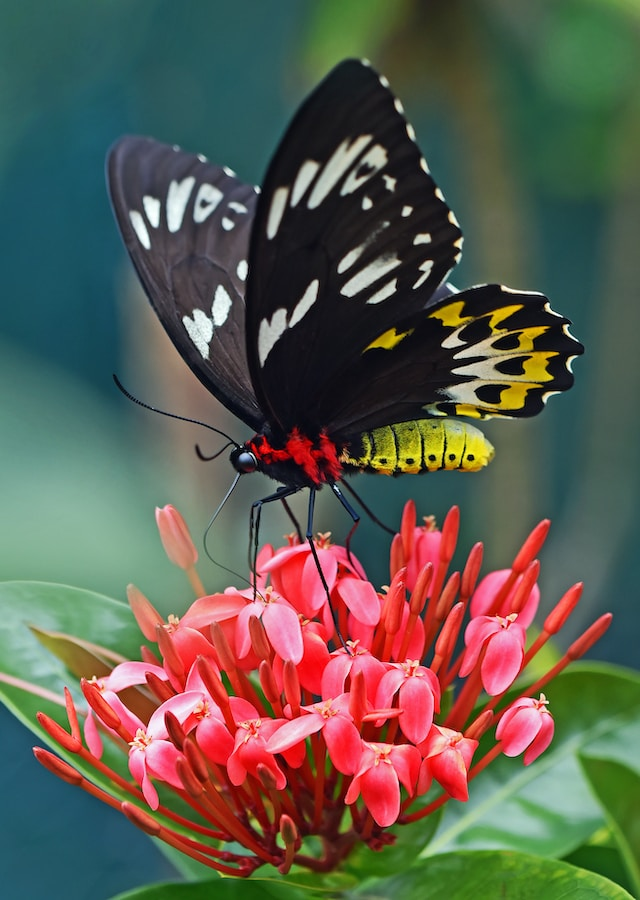
#> input picture ex9/butterfly.jpg, 640 x 900 px
$ python compression.py
#> lines starting #> are read from the running program, lines starting #| are printed output that depends on the picture
import matplotlib.pyplot as plt
from matplotlib.image import imread
import cv2
import numpy as np
from sklearn.cluster import KMeans
from sklearn.decomposition import PCA


def cluster_img_kmeans(img, i):
#> called with i = 10
    img_flattened = img.reshape([img.shape[0] * img.shape[1], 3])
    kmeans = KMeans(n_clusters=i, n_init="auto").fit(img_flattened)
    img_clustered = np.array([kmeans.cluster_centers_[i] for i in kmeans.labels_]).reshape(img.shape)

    plt.imshow(img_clustered)
    plt.title(f'k={i}')
    plt.show()


def cluster_img_pca(img, i):
#> called with i = 9
    r, g, b = cv2.split(img)
    pca_r = PCA(n_components=i).fit(r)
    pca_g = PCA(n_components=i).fit(g)
    pca_b = PCA(n_components=i).fit(b)

    transform_r = pca_r.transform(r)
    transform_g = pca_g.transform(g)
    transform_b = pca_b.transform(b)

    inverse_r = pca_r.inverse_transform(transform_r)
    inverse_g = pca_g.inverse_transform(transform_g)
    inverse_b = pca_b.inverse_transform(transform_b)

    merged = cv2.merge([inverse_r, inverse_g, inverse_b])
    plt.imshow(merged)
    plt.title(f'components={i}')
    plt.show()
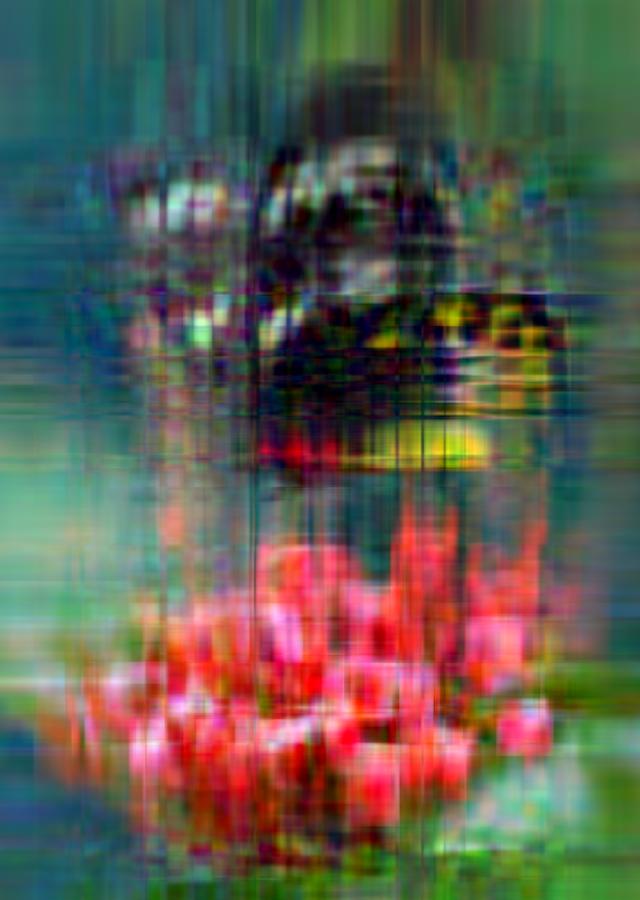
#> shown: shape (900, 640, 3) float64; mean R, G, B 0.373, 0.36, 0.312


if __name__ == '__main__':
    im1 = imread('butterfly.jpg') / 255
    plt.imshow(im1)
    plt.show()

    #for i in range(1, 30, 2):
        #10 - kmeans
        #9 - pca erkennbar
        #40 - pca perfekt
    cluster_img_kmeans(im1, 10)
    cluster_img_pca(im1, 9)
    cluster_img_pca(im1, 40)

    im2 = imread('flower.jpg') / 255
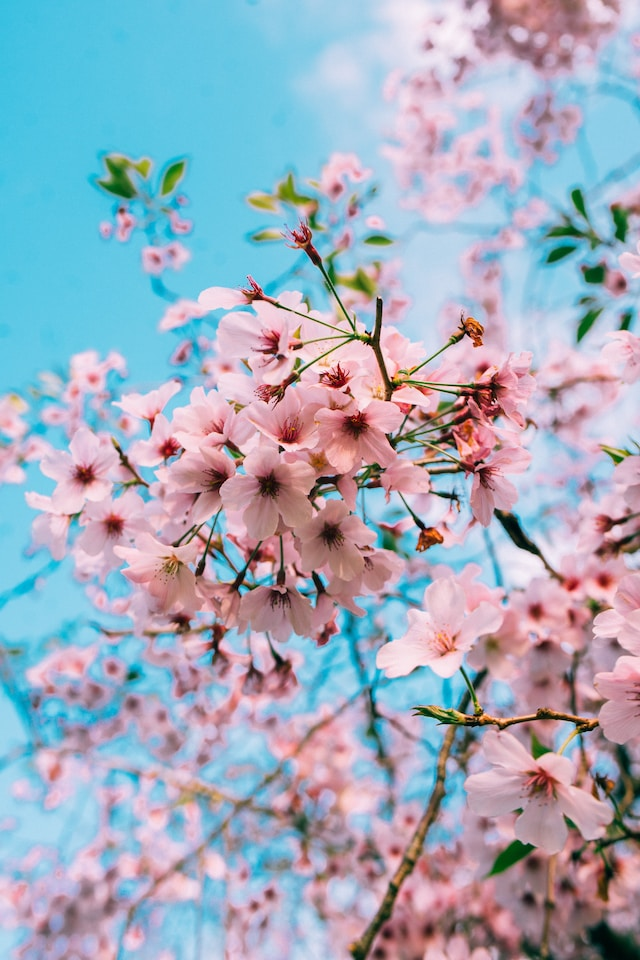
#> input picture ex9/flower.jpg, 640 x 960 px
    plt.imshow(im2)
    plt.show()

    #for i in range(1, 30, 2):
        #7 - kmeans
        #23 - pca erkennbar
        #50 - pca perfekt
    cluster_img_kmeans(im2, 7)
    cluster_img_pca(im2, 23)
#> call 3 of cluster_img_pca, with i = 23
#> in cluster_img_pca (call 3), `r, g, b = cv2.split(img)`:
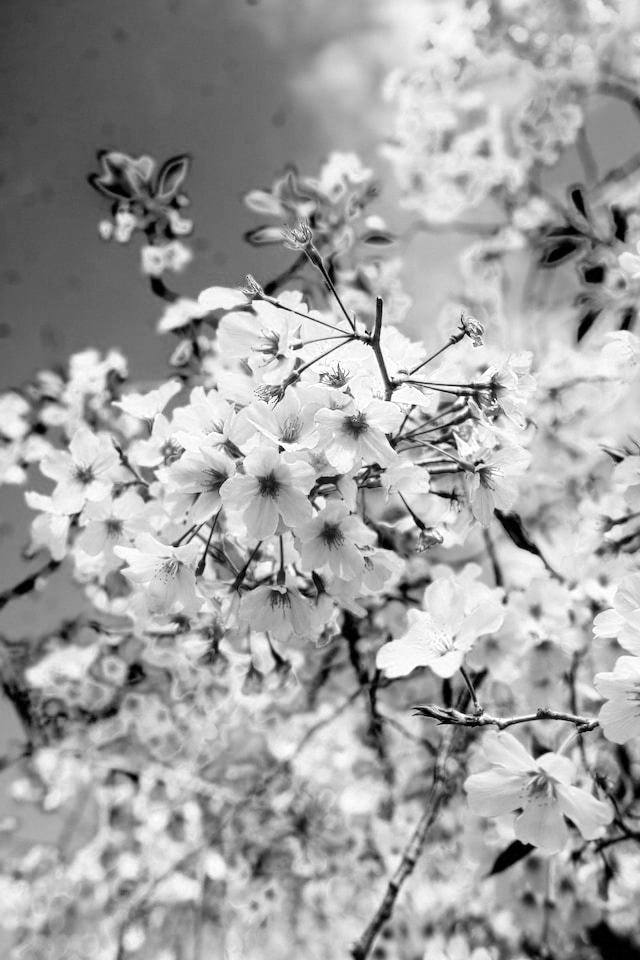
#> r: shape (960, 640) float64; min 0, max 1, mean 0.632
    cluster_img_pca(im2, 50)
#> call 4 of cluster_img_pca, with i = 50
#> in cluster_img_pca (call 4), `inverse_g = pca_g.inverse_transform(transform_g)`:
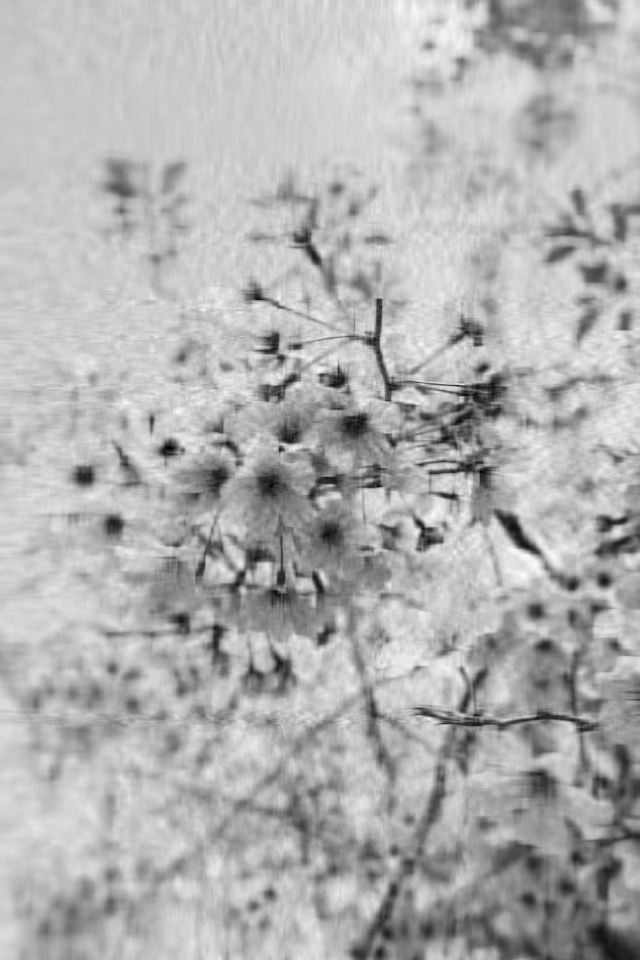
#> inverse_g: shape (960, 640) float64; min -0.0805, max 1, mean 0.675; drawn with min black and max white

    im3 = imread('nasa.jpg') / 255
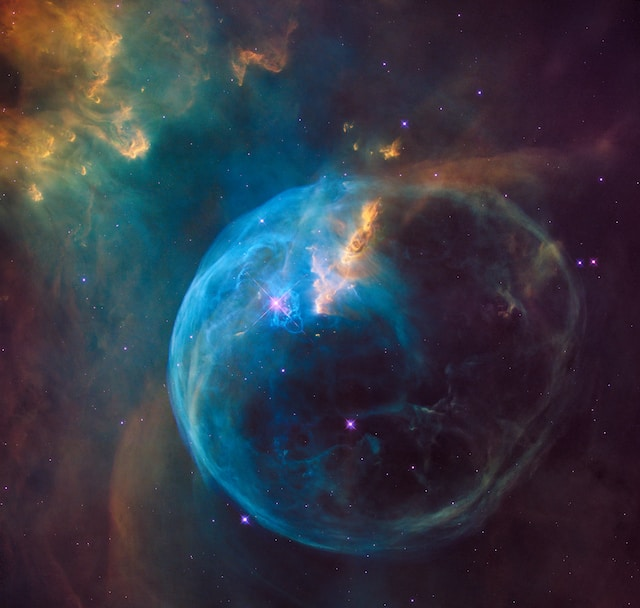
#> input picture ex9/nasa.jpg, 640 x 608 px
    plt.imshow(im3)
    plt.show()

    #for i in range(1, 30, 2):
        #17 - kmeans
        #17 - pca erkennbar
        #40 - pca perfekt
    cluster_img_kmeans(im3, 17)
    cluster_img_pca(im3, 17)
#> in cluster_img_pca (call 5), `inverse_b = pca_b.inverse_transform(transform_b)`:
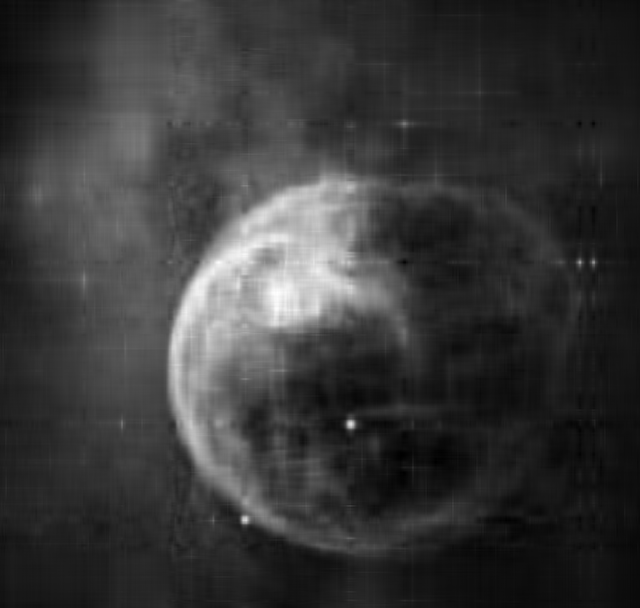
#> inverse_b: shape (608, 640) float64; min 0.0625, max 1.02, mean 0.274; drawn with min black and max white
#> in cluster_img_pca (call 5), `merged = cv2.merge([inverse_r, inverse_g, inverse_b])`:
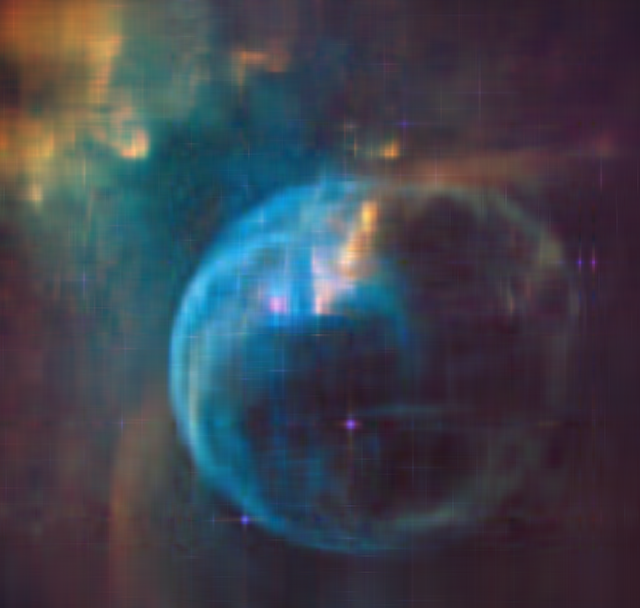
#> merged: shape (608, 640, 3) float64; mean R, G, B 0.207, 0.226, 0.274; drawn with min black and max white
    cluster_img_pca(im3, 40)
